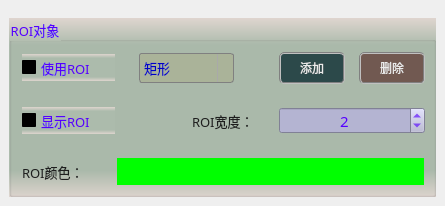
     <widget class="QWidget" name="tab_2">
      <attribute name="title">
       <string>ROI设置</string>
      </attribute>
      <widget class="QGroupBox" name="groupCamera_8">
       <property name="geometry">
        <rect>
         <x>9</x>
         <y>18</y>
         <width>427</width>
         <height>179</height>
        </rect>
       </property>
       <property name="font">
        <font>
         <family>微软雅黑</family>
         <pointsize>10</pointsize>
        </font>
       </property>
       <property name="styleSheet">
        <string notr="true">background-color: qlineargradient(x1:0, y1:0, x2:0, y2:1, stop:0 #dfd5cf, stop: 0.15 #acbbac, stop: 0.85 #acbbac,stop:1 #dfd5cf);
color: rgb(85, 0, 255);</string>
       </property>
       <property name="title">
        <string>ROI对象</string>
       </property>
       <widget class="QCheckBox" name="checkUseROI">
        <property name="geometry">
         <rect>
          <x>13</x>
          <y>36</y>
          <width>93</width>
          <height>27</height>
         </rect>
        </property>
        <property name="sizePolicy">
         <sizepolicy hsizetype="Fixed" vsizetype="Fixed">
          <horstretch>0</horstretch>
          <verstretch>0</verstretch>
         </sizepolicy>
        </property>
        <property name="font">
         <font>
          <family>微软雅黑</family>
          <pointsize>10</pointsize>
         </font>
        </property>
        <property name="styleSheet">
         <string notr="true">QCheckBox{
    color: rgb(30, 30, 30);
	border-style: flat;
	background: transparent;
}
QCheckBox::indicator {
    width: 17px;
    height: 17px;    
}
QCheckBox::indicator::unchecked {
    image: url(:/resource/untick.png);
}
QCheckBox::indicator::checked {
    image: url(:/resource/tick.png);
};</string>
        </property>
        <property name="text">
         <string>使用ROI</string>
        </property>
        <property name="iconSize">
         <size>
          <width>22</width>
          <height>22</height>
         </size>
        </property>
       </widget>
       <widget class="QComboBox" name="comboROIShape">
        <property name="geometry">
         <rect>
          <x>130</x>
          <y>35</y>
          <width>95</width>
          <height>30</height>
         </rect>
        </property>
        <property name="font">
         <font>
          <family>微软雅黑</family>
          <pointsize>10</pointsize>
         </font>
        </property>
        <property name="styleSheet">
         <string notr="true">QComboBox {
    border: 1px solid gray;
    border-radius: 3px;  
    min-width: 5em;
    color: rgb(0, 0, 200);
	background-color: rgba(170, 170, 127,100);
}
QComboBox::drop-down {
    subcontrol-origin: padding;
    subcontrol-position: top right;
    width: 15px; 
    border-left-width: 1px;
    border-left-color: darkgray;
    border-left-style: solid;
    border-top-right-radius: 3px;
    border-bottom-right-radius: 3px;
}

QComboBox::down-arrow {
    image: url(:/resource/down.png);
} 
QComboBox::down-arrow:on {
    top: 1px;
    left: 1px;
}</string>
        </property>
        <item>
         <property name="text">
          <string>矩形</string>
         </property>
        </item>
        <item>
         <property name="text">
          <string>旋转矩形</string>
         </property>
        </item>
        <item>
         <property name="text">
          <string>圆形</string>
         </property>
        </item>
        <item>
         <property name="text">
          <string>多边形</string>
         </property>
        </item>
       </widget>
       <widget class="QPushButton" name="btnAddROI">
        <property name="geometry">
         <rect>
          <x>270</x>
          <y>34</y>
          <width>66</width>
          <height>32</height>
         </rect>
        </property>
        <property name="sizePolicy">
         <sizepolicy hsizetype="Fixed" vsizetype="Fixed">
          <horstretch>0</horstretch>
          <verstretch>0</verstretch>
         </sizepolicy>
        </property>
        <property name="minimumSize">
         <size>
          <width>60</width>
          <height>30</height>
         </size>
        </property>
        <property name="font">
         <font>
          <family>微软雅黑</family>
          <pointsize>9</pointsize>
         </font>
        </property>
        <property name="styleSheet">
         <string notr="true">QWidget{ background-color: rgba(9, 42, 47, 200);}
QWidget{ color: rgb(235, 235, 235);}
QWidget{ border: 2px groove gray;border-radius: 5px;padding: 2px 4px;}
QPushButton:hover{ background-color: rgb(9, 62, 52);}
QPushButton:pressed{background-color: rgb(9, 82, 72);}</string>
        </property>
        <property name="text">
         <string>添加</string>
        </property>
       </widget>
       <widget class="QPushButton" name="btnDeleteROI">
        <property name="geometry">
         <rect>
          <x>350</x>
          <y>34</y>
          <width>66</width>
          <height>32</height>
         </rect>
        </property>
        <property name="minimumSize">
         <size>
          <width>60</width>
          <height>30</height>
         </size>
        </property>
        <property name="font">
         <font>
          <family>微软雅黑</family>
          <pointsize>9</pointsize>
         </font>
        </property>
        <property name="styleSheet">
         <string notr="true">QWidget{ background-color: rgba(97, 63, 56, 200);}
QWidget{ color: rgb(235, 235, 235);}
QWidget{ border: 2px groove gray;border-radius: 5px;padding: 2px 4px;}
QPushButton:hover{ background-color: rgb(97, 83, 76);}
QPushButton:pressed{background-color: rgb(117, 83, 96);}</string>
        </property>
        <property name="text">
         <string>删除</string>
        </property>
       </widget>
       <widget class="QCheckBox" name="checkViewROI">
        <property name="geometry">
         <rect>
          <x>13</x>
          <y>89</y>
          <width>93</width>
          <height>27</height>
         </rect>
        </property>
        <property name="sizePolicy">
         <sizepolicy hsizetype="Fixed" vsizetype="Fixed">
          <horstretch>0</horstretch>
          <verstretch>0</verstretch>
         </sizepolicy>
        </property>
        <property name="font">
         <font>
          <family>微软雅黑</family>
          <pointsize>10</pointsize>
         </font>
        </property>
        <property name="styleSheet">
         <string notr="true">QCheckBox{
    color: rgb(30, 30, 30);
	border-style: flat;
	background: transparent;
}
QCheckBox::indicator {
    width: 17px;
    height: 17px;    
}
QCheckBox::indicator::unchecked {
    image: url(:/resource/untick.png);
}
QCheckBox::indicator::checked {
    image: url(:/resource/tick.png);
};</string>
        </property>
        <property name="text">
         <string>显示ROI</string>
        </property>
        <property name="iconSize">
         <size>
          <width>22</width>
          <height>22</height>
         </size>
        </property>
       </widget>
       <widget class="QLabel" name="label_16">
        <property name="geometry">
         <rect>
          <x>183</x>
          <y>93</y>
          <width>79</width>
          <height>19</height>
         </rect>
        </property>
        <property name="font">
         <font>
          <family>微软雅黑</family>
          <pointsize>10</pointsize>
         </font>
        </property>
        <property name="styleSheet">
         <string notr="true">color: rgb(30, 30, 30);
background: transparent;</string>
        </property>
        <property name="text">
         <string>ROI宽度：</string>
        </property>
       </widget>
       <widget class="QLabel" name="label_17">
        <property name="geometry">
         <rect>
          <x>13</x>
          <y>144</y>
          <width>79</width>
          <height>19</height>
         </rect>
        </property>
        <property name="font">
         <font>
          <family>微软雅黑</family>
          <pointsize>10</pointsize>
         </font>
        </property>
        <property name="styleSheet">
         <string notr="true">color: rgb(30, 30, 30);
background: transparent;</string>
        </property>
        <property name="text">
         <string>ROI颜色：</string>
        </property>
       </widget>
       <widget class="QPushButton" name="btnRoiColor">
        <property name="geometry">
         <rect>
          <x>108</x>
          <y>140</y>
          <width>307</width>
          <height>27</height>
         </rect>
        </property>
        <property name="styleSheet">
         <string notr="true">border:none;
background-color: rgba(0, 255, 0);</string>
        </property>
        <property name="text">
         <string/>
        </property>
       </widget>
       <widget class="QSpinBox" name="spinRoiW">
        <property name="geometry">
         <rect>
          <x>270</x>
          <y>89</y>
          <width>146</width>
          <height>27</height>
         </rect>
        </property>
        <property name="font">
         <font>
          <family>微软雅黑</family>
          <pointsize>11</pointsize>
         </font>
        </property>
        <property name="styleSheet">
         <string notr="true">QWidget{color: rgb(85, 0, 255);background-color: rgb(180, 180, 210);}
QSpinBox::up-button{
    border:transparent;
}
QSpinBox::down-button{
    border:transparent;
}
QSpinBox::up-arrow{
    image:url(:/resource/up.png);
}
QSpinBox::down-arrow{
    image:url(:/resource/down.png);
}</string>
        </property>
        <property name="alignment">
         <set>Qt::AlignCenter</set>
        </property>
        <property name="minimum">
         <number>1</number>
        </property>
        <property name="maximum">
         <number>100</number>
        </property>
        <property name="value">
         <number>2</number>
        </property>
       </widget>
      </widget>
     </widget>
